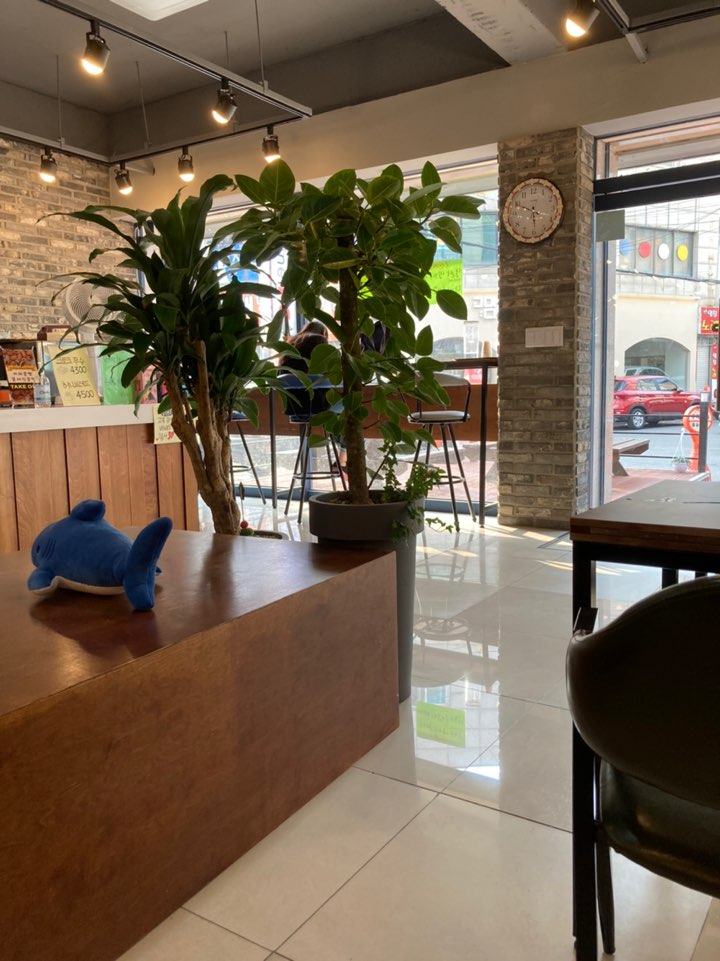
#> input picture digital_image_processing/homography/data/cafe1.jpg, 720 x 961 px, found by its file name
$ python panorama.py   (older library calls are emulated)
#> lines starting #> are read from the running program, lines starting #| are printed output that depends on the picture
#Make panorama image using homography
import cv2
import os
import numpy as np
from matplotlib import pyplot as plt

#calcluate Homography
def find_homo(imgA, imgB):
    surf = cv2.xfeatures2d.SURF_create()
    kpA, desA = surf.detectAndCompute(imgA, None)
    kpB, desB = surf.detectAndCompute(imgB, None)
    bf = cv2.BFMatcher()
    matches = bf.knnMatch(desA, desB, k=2)
    match_point = []
    matA = []
    matB = []

    for m, n in matches:
        if m.distance < 0.75 * n.distance:
            match_point.append([m])
            matA.append(kpA[m.queryIdx])
            matB.append(kpB[m.trainIdx])
    ptsA = np.float32([m.pt for m in matA])
    ptsB = np.float32([m.pt for m in matB])
    H, status = cv2.findHomography(ptsB, ptsA, cv2.RANSAC, 3.0)
    return H

# [47 lines left out: function make_homo, not called in this run]

imgA = cv2.imread("cafe1.jpg")
#> imgA is the input picture: shape (961, 720, 3); mean B, G, R 80.4, 99.1, 115.9
imgB = cv2.imread("cafe2.jpg")
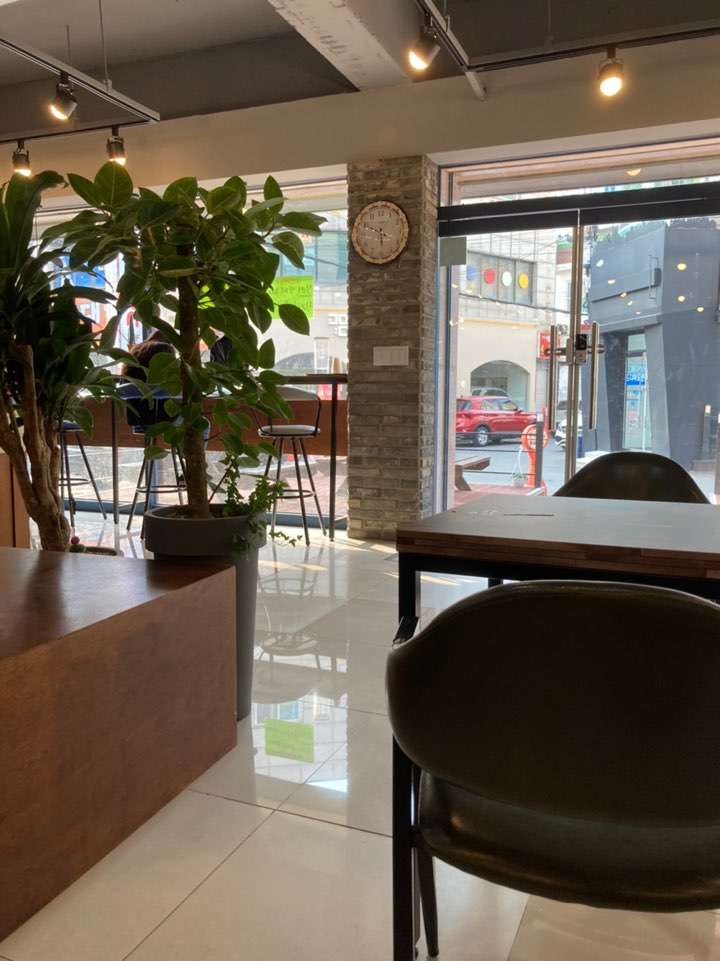
#> input picture digital_image_processing/homography/data/cafe2.jpg, 720 x 961 px, found by its file name
#> imgB is the input picture: shape (961, 720, 3); mean B, G, R 80, 94.3, 105.5
imgC = cv2.imread("cafe3.jpg")
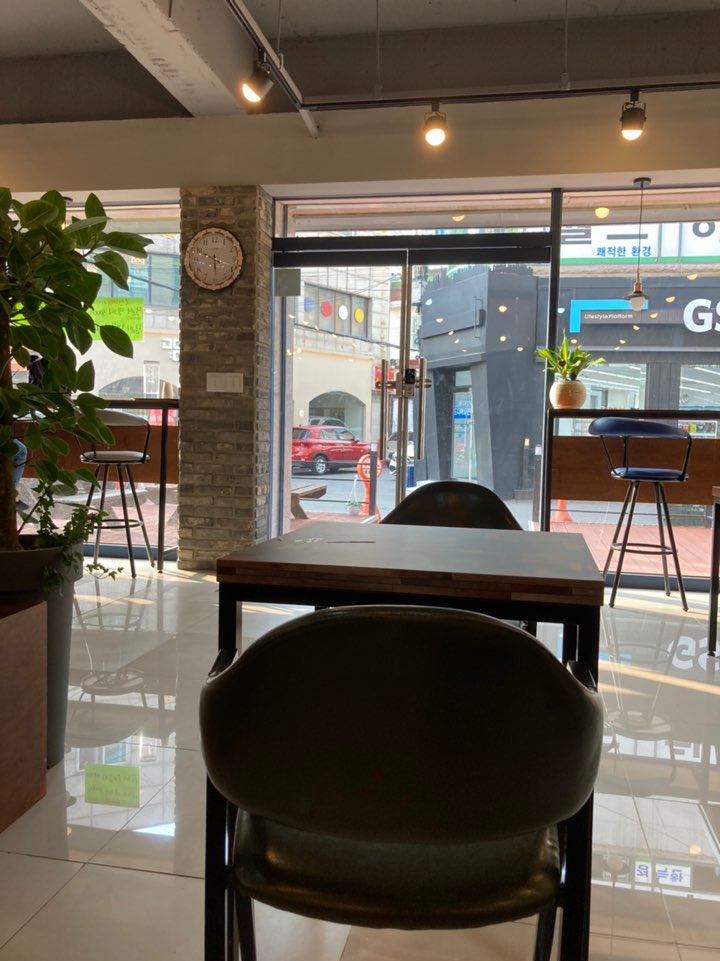
#> input picture digital_image_processing/homography/data/cafe3.jpg, 720 x 961 px, found by its file name
#> imgC is the input picture: shape (961, 720, 3); mean B, G, R 83.3, 95.1, 103.8
imgD = cv2.imread("cafe4.jpg")
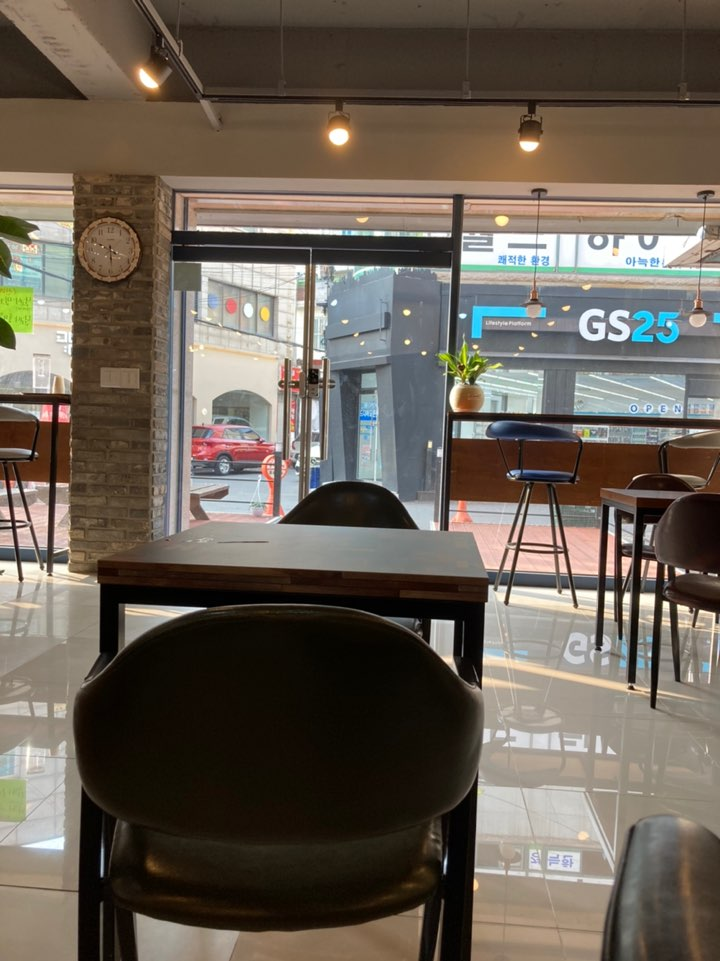
#> input picture digital_image_processing/homography/data/cafe4.jpg, 720 x 961 px, found by its file name
#> imgD is the input picture: shape (961, 720, 3); mean B, G, R 84.9, 95.6, 105.2

#> (the run stopped early here; a loop or call above may not have finished)
